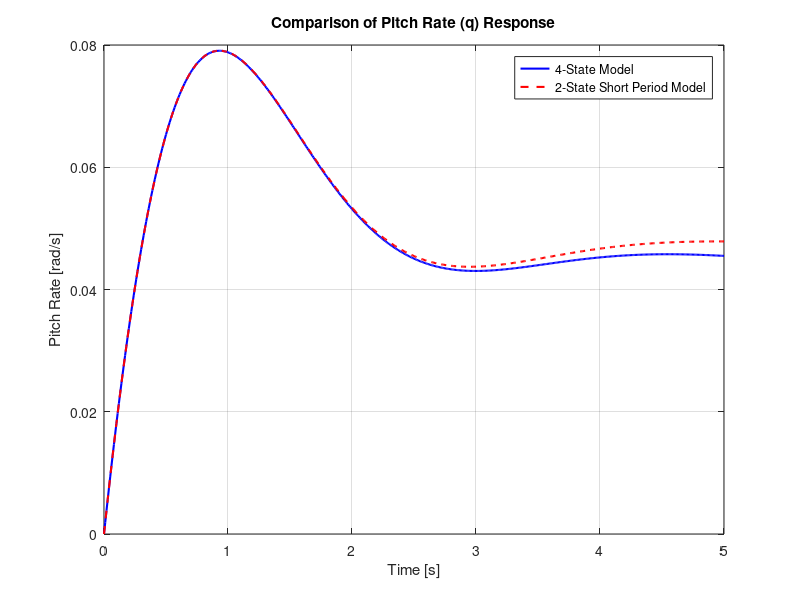

Write the MATLAB code that produced this figure. (Note: this script raises an error after producing the figure.)
%% AE4-301P Chapter 7: Pitch Rate Command System Design
clear; clc; close all;

% --- 1. SYSTEM DEFINITION (From Uploaded Image) ---
% Flight Condition Parameters
V_ft = 600;            % Velocity [ft/s]
V = V_ft * 0.3048;       % Velocity [m/s]
h_ft = 10000;          % Altitude [ft]
h = h_ft * 0.3048;      % Altitude [m]
g = 9.81;         % Gravity acceleration [m/s^2]

% State Space Matrices (4-State Longitudinal: Vt, alpha, theta, q)
% Inputs: [Throttle, Elevator]
A_ac = [-0.0122  10.1727 -32.1700  -0.4813;
        -0.0002  -0.9006   0        0.9299;
         0        0        0        1.0000;
        -0.0000 -2.6378   0       -1.2238];

B_ac = [ 0.0016   0.1849;
        -0.0000  -0.0019;
         0        0;
         0       -0.1928];

C_ac = eye(4);
D_ac = zeros(4,2);

% --- 2. MODEL REDUCTION (Section 7.3, Step 1) ---
% Extract Short Period Model (States: alpha, q -> Indices 2, 4)
% Input: Elevator (Index 2)
A_sp = A_ac([2,4], [2,4]);
B_sp = B_ac([2,4], 2);
C_sp = eye(2);
D_sp = zeros(2,1);

sys_4state = ss(A_ac, B_ac(:,2), C_ac, D_ac(:,2)); % Elevator only
sys_sp_ol  = ss(A_sp, B_sp, C_sp, D_sp);

% Display Open Loop Eigenvalues
disp('--- Open Loop Dynamics ---');
damp(sys_sp_ol);
fprintf('\n');

% --- 3. OPEN LOOP COMPARISON (Section 7.3, Step 2) ---
figure('Name','Step 2: Open Loop Comparison');
t = 0:0.01:5;
u = -1 * ones(size(t)); % Negative step (Pitch UP command)

% Simulate 4-state (Watch Output 4: q)
y_4st = lsim(sys_4state, u, t);
q_4st = y_4st(:,4);

% Simulate 2-state (Watch Output 2: q)
y_sp = lsim(sys_sp_ol, u, t);
q_sp = y_sp(:,2);

plot(t, q_4st, 'b', 'LineWidth', 1.5); hold on;
plot(t, q_sp, 'r--', 'LineWidth', 1.5);
title('Comparison of Pitch Rate (q) Response');
legend('4-State Model', '2-State Short Period Model');
xlabel('Time [s]'); ylabel('Pitch Rate [rad/s]');
grid on;

% --- 4. CONTROLLER DESIGN (Section 7.3, Step 3 & 4) ---
% Requirements
omega_req = 0.03 * V;          % 0.03 * 500 = 15 rad/s [cite: 447]
zeta_req  = 0.5;               % Fixed by assignment [cite: 449]
T_theta2_inv_req = 0.75 * omega_req; % 11.25 rad/s [cite: 448]

% Desired Poles
p1 = -zeta_req*omega_req + 1i*omega_req*sqrt(1-zeta_req^2);
p2 = -zeta_req*omega_req - 1i*omega_req*sqrt(1-zeta_req^2);
desired_poles = [p1; p2];

% Calculate Feedback Gains (K) using Ackermann's formula or place
% u = -Kx = -[K_alpha, K_q] * [alpha; q]
K = place(A_sp, B_sp, desired_poles);
K_alpha = K(1);
K_q = K(2);

fprintf('--- Controller Gains (Step 4) ---\n');
fprintf('Required Frequency: %.2f rad/s\n', omega_req);
fprintf('K_alpha: %.4f\n', K_alpha);
fprintf('K_q:     %.4f\n\n', K_q);

% --- 5. PRE-FILTER DESIGN (Section 7.3, Step 5) ---
% Calculate Aircraft Zero (1/T_theta2_ac)
% Approx numerator of q/de is: M_de*s + (M_alpha*Z_de - M_de*Z_alpha)
M_de = B_sp(2);
Z_de = B_sp(1);
M_alpha = A_sp(2,1);
Z_alpha = A_sp(1,1);

zero_ac = -(M_alpha*Z_de - M_de*Z_alpha) / M_de; % Algebraic zero
T_theta2_inv_ac = zero_ac;

% Prefilter P(s) = (s + 1/T_theta2_req) / (s + 1/T_theta2_ac)
num_pre = [1, T_theta2_inv_req];
den_pre = [1, T_theta2_inv_ac];
sys_pre = tf(num_pre, den_pre);

fprintf('--- Pre-filter (Step 5) ---\n');
fprintf('Aircraft Zero (1/T_theta2): %.4f rad/s\n', T_theta2_inv_ac);
fprintf('Target Zero (1/T_theta2):   %.4f rad/s\n', T_theta2_inv_req);
fprintf('Prefilter P(s) = (s + %.2f) / (s + %.2f)\n\n', T_theta2_inv_req, T_theta2_inv_ac);

% --- 6. FEEDFORWARD GAIN (Section 7.3, Step 6) ---
% Calculate K_ff for unity DC gain
% Closed loop A matrix
A_cl = A_sp - B_sp*K;
% DC gain of (C * (sI - A_cl)^-1 * B * K_ff) must be 1/Prefilter_DC
% However, we want q_ss = r. 
% q is the 2nd state. C = [0 1].
C_out = [0 1]; 
DC_plant_cl = -C_out * inv(A_cl) * B_sp;
DC_pre = T_theta2_inv_req / T_theta2_inv_ac;
K_ff = 1 / (DC_plant_cl * DC_pre);

fprintf('--- Feedforward Gain (Step 6) ---\n');
fprintf('K_ff: %.4f\n\n', K_ff);

% --- 7. CLOSED LOOP VERIFICATION (Step 8) ---
% Create Closed Loop System
sys_cl_sp = ss(A_cl, B_sp*K_ff, C_sp, D_sp);
sys_total = sys_cl_sp * sys_pre; % Series connection

figure('Name','Closed Loop Step Response');
opt = stepDataOptions('StepAmplitude',1); % Unit step
[y_cl, t_cl] = step(sys_total, 3); 

% Extract responses
alpha_cl = y_cl(:,1);
q_cl = y_cl(:,2);
% Integrate q to get theta (approximate for short duration)
theta_cl = cumtrapz(t_cl, q_cl); 

subplot(2,1,1);
plot(t_cl, q_cl, 'LineWidth', 2); grid on;
yline(1, 'k--');
ylabel('Pitch Rate q [rad/s]'); title('Closed Loop Pitch Rate Tracking');

subplot(2,1,2);
plot(t_cl, theta_cl, 'r', 'LineWidth', 2); grid on;
ylabel('Pitch Attitude \theta [rad]'); xlabel('Time [s]');
title('Pitch Attitude Response');

% --- 8. CRITERIA PLOTS (Step 7) ---

% A. CAP CRITERION CHECK
% CAP = omega_sp^2 / (V/g * 1/T_theta2)
% Note: Using the REQUIRED values (since we forced them)
CAP_val = omega_req^2 / ( (V/g) * T_theta2_inv_req );

fprintf('--- Criteria Verification (Step 7) ---\n');
fprintf('Calculated CAP: %.4f\n', CAP_val);

figure('Name','CAP Criterion');
loglog([0.1 10], [0.1 10]*0, 'w'); hold on; % Dummy setup
% Draw Level 1 Boundaries (Approximate based on Fig 7.1 Category A)
% Box: Damping 0.35 to 1.30. CAP 0.28 to 3.6
fill([0.35 1.3 1.3 0.35], [0.28 0.28 3.6 3.6], [0.8 1 0.8], 'FaceAlpha', 0.3);
plot(zeta_req, CAP_val, 'ro', 'MarkerSize', 10, 'LineWidth', 3);
text(zeta_req, CAP_val, '  Design Point');
xlim([0.1 2]); ylim([0.1 10]);
xlabel('Damping Ratio \zeta_{sp}'); ylabel('CAP [1/(g s^2)]');
title('CAP Criterion (Category A)');
grid on;

% B. GIBSON DROPBACK CHECK
% Calculate Dropback (DB) from time response
% Find peak pitch rate and steady state
[q_max, idx_max] = max(q_cl);
q_ss = q_cl(end);

% Find max pitch attitude (overshoot) or dropback
% Gibson defines DB via the pitch attitude response geometry
% Ideally: DB/q_ss = T_theta2 - 2*zeta/omega_n
% Let's calculate the theoretical value which is cleaner:
DB_theoretical = (1/T_theta2_inv_req) - (2*zeta_req/omega_req);
DB_metric = DB_theoretical * q_ss; % Dimensional DB

% Gibson coordinates
x_gibson = 0; % Assuming no overshoot in q if well damped
y_gibson = DB_theoretical; % DB / q_ss

fprintf('Gibson Metric (DB/q_ss): %.4f sec\n', y_gibson);

figure('Name','Gibson Criterion');
hold on;
% Draw "Satisfactory" Region (Triangle from Fig 7.3)
patch([0, 0.3, 0.05], [1, 1, 3], 'c', 'FaceAlpha', 0.3);
plot(0, y_gibson, 'ro', 'MarkerSize', 10, 'LineWidth', 3);
text(0.02, y_gibson, '  Design Point');
xlim([-0.1 0.4]); ylim([1 3.5]);
xlabel('Smear (OS/q_s) [s]'); ylabel('Pitch Rate Overshoot (q_m/q_s)');
% Note: The Gibson plot in assignment Fig 7.3 is q_m/q_s vs DB/q_s.
% Let's re-orient to match Fig 7.3 specifically.
% X-axis: DB/q_s (positive right)
% Y-axis: q_m/q_s

clf;
hold on;
% Re-drawing Fig 7.3 Satisfactory Region
% Points approx: (0, 1) -> (0.3, 1) -> (0, 3)
patch([0 0.3 0], [1 1 3], 'c', 'FaceAlpha', 0.3);
plot(y_gibson, q_max/q_ss, 'ro', 'MarkerSize', 10, 'LineWidth', 3);
xlabel('Dropback (DB/q_s) [s]'); ylabel('Pitch Rate Overshoot Ratio (q_m/q_s)');
title('Gibson Dropback Criterion');
grid on;
